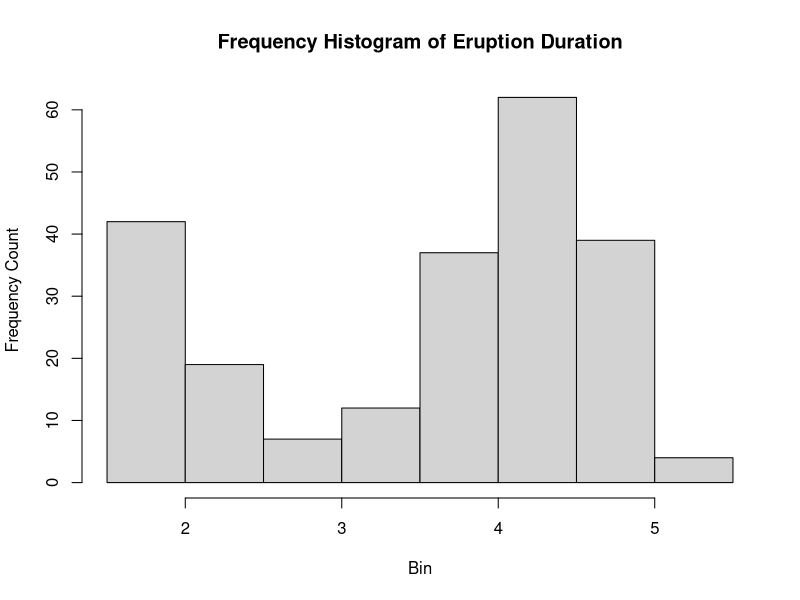
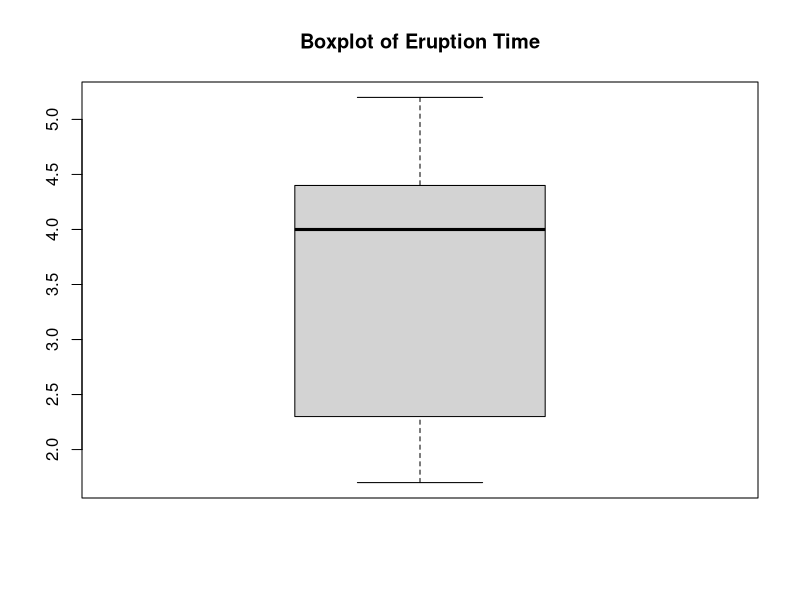
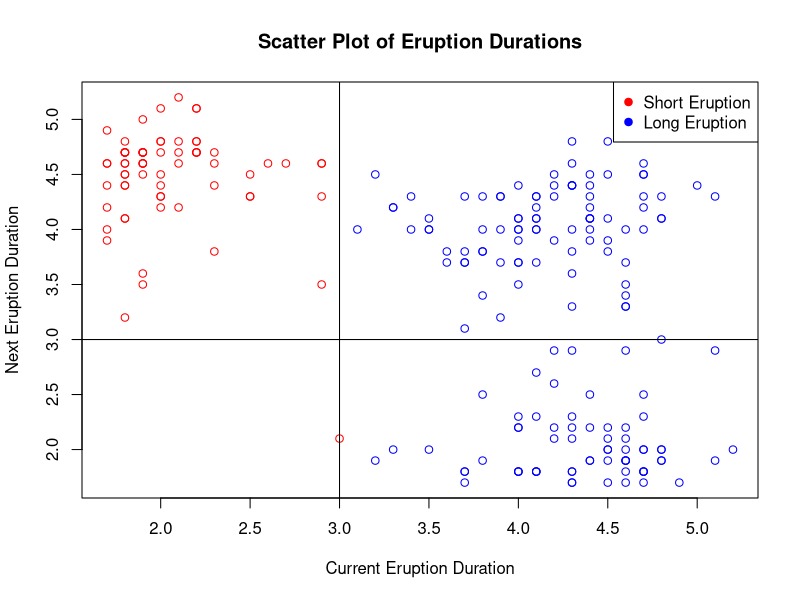

Recreate these plots in R, in order.
data = c(4.4,3.9,4,4,3.5,4.1,2.3,4.7,1.7,4.9,1.7,4.6,3.4,4.3,1.7,3.9,3.7,3.1,4,
1.8,4.1,1.8,3.2,1.9,4.6,2,4.5,3.9,4.3,2.3,3.8,1.9,4.6,1.8,4.7,1.8,4.6,1.9,3.5,4,
3.7,3.7,4.3,3.6,3.8,3.8,3.8,2.5,4.5,4.1,3.7,3.8,3.4,4,2.3,4.4,4.1,4.3,3.3,2,4.3,
2.9,4.6,1.9,3.6,3.7,3.7,1.8,4.6,3.5,4,3.7,1.7,4.6,1.7,4,1.8,4.4,1.9,4.6,2.9,3.5,
2,4.3,1.8,4.1,1.8,4.7,4.2,3.9,4.3,1.8,4.5,2,4.2,4.4,4.1,4.1,4,4.1,2.7,4.6,1.9,
4.5,2,4.8,4.1,4.1,4.2,4.5,1.9,4.7,2,4.7,2.5,4.3,4.4,4.4,4.3,4.6,2.1,4.8,4.1,4,4,
4.4,4.1,4.3,4,3.9,3.2,4.5,2.2,4.7,4.6,2.2,4.8,4.3,3.8,4,4.1,1.8,4.4,4,2.2,5.1,
1.9,5,4.4,4.5,3.8,4.3,4.4,2.2,4.8,1.9,4.7,1.8,4.8,2,4.4,2.5,4.3,4.4,1.9,4.7,4.3,
2.2,4.7,2.3,4.6,3.3,4.2,2.9,4.6,3.3,4.2,2.6,4.6,3.7,1.8,4.7,4.5,4.5,4.8,2,4.8,
1.9,4.7,2,5.1,4.3,4.8,3,2.1,4.6,4,2.2,5.1,2.9,4.3,2.1,4.7,4.5,1.7,4.2,4.3,1.7,
4.4,4.2,2.2,4.7,4,1.8,4.7,1.8,4.5,2.1,4.2,2.1,5.2,2)


# 1.
hist(data, xlab = "Bin", ylab = "Frequency Count", main = "Frequency Histogram of Eruption Duration")

# 2.
boxplot(data, main = "Boxplot of Eruption Time")

# 3.
quantiles = quantile(data, probs=c(0.95, 0.97, 0.99))
print(quantiles)

# 4.


# Red is short blue is long
dataColors = ifelse(data <= 3, "red", "blue")

plot(data[-length(data)], data[-1],
     main = "Scatter Plot of Eruption Durations",
     xlab = "Current Eruption Duration",
     ylab = "Next Eruption Duration",
     col = dataColors[-length(dataColors)])
legend("topright", legend = c("Short Eruption", "Long Eruption"), col = c("red", "blue"), pch = 19)

# 5
abline(h = 3, v = 3, col = "black")
#Observation: Majority of the points are long eruptions that are followed by long eruptions
# 6

longs = 0
shorts = 0
longLong= 0
longShort = 0
shortLong = 0
shortShort = 0
for(i in 2:length(data)-1){
  if(dataColors[i] == "blue"){
    longs = longs + 1
    if(dataColors[i+1] == "blue"){
      longLong = longLong + 1
    }
    else{
      longShort= longShort + 1
    }
  }
  else if(dataColors[i] == "red"){
    shorts = shorts + 1
    if(dataColors[i+1] == "blue"){
      shortLong = shortLong + 1
    }
    else{
      shortShort = shortShort + 1
    }
  }
}
longLong = longLong/length(data)
longShort = longShort/length(data)
shortLong = shortLong/length(data)
shortShort = shortShort/length(data)

cat("Long followed by Long: ", longLong, "\n")
cat("Long followed by Short: ", longShort, "\n")
cat("Short followed by Long: ", shortLong, "\n")
cat("Short followed by Short: ", shortShort, "\n")
